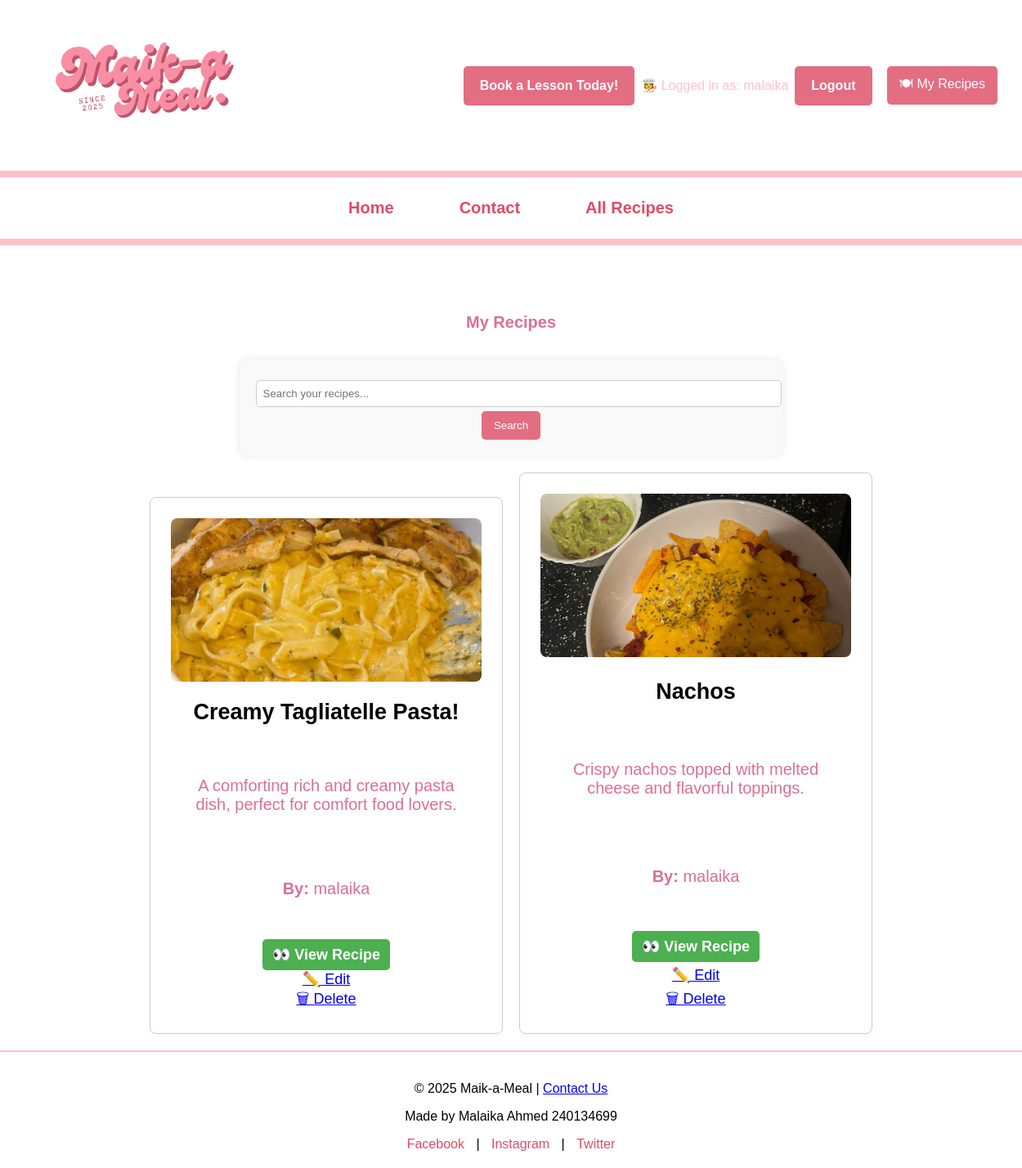
The app's page /user-recipes.php (signed in) with its own data.
### tables this page shows
CREATE TABLE `recipes` (
  `rid` int NOT NULL,
  `uid` int NOT NULL,
  `name` varchar(255) NOT NULL,
  `description` text,
  `type` varchar(50) DEFAULT NULL,
  `cookingtime` int DEFAULT NULL,
  `ingredients` text,
  `instructions` text,
  `image` varchar(255) DEFAULT NULL
);

CREATE TABLE `users` (
  `id` int NOT NULL,
  `username` varchar(100) NOT NULL,
  `email` varchar(255) DEFAULT NULL,
  `password` varchar(255) NOT NULL
);

### user-recipes.php (the view, shortened to what this page needs)
<?php
include 'connect.php';
$userId = $_SESSION['user_id'];
$search = $_GET['search'] ?? '';
if ($search) {
    $stmt = $pdo->prepare("
        SELECT recipes.*, users.username
        FROM recipes
        JOIN users ON recipes.uid = users.id
        WHERE recipes.uid = ?
          AND (
            recipes.name LIKE ? OR
            recipes.type LIKE ? OR
            recipes.ingredients LIKE ?
          )
    ");
    $stmt->execute([$userId, "%$search%", "%$search%", "%$search%"]);
} else {
    $stmt = $pdo->prepare("
        SELECT recipes.*, users.username
        FROM recipes
        JOIN users ON recipes.uid = users.id
        WHERE recipes.uid = ?
    ");
    $stmt->execute([$userId]);
}
?>
<!DOCTYPE html>
<html lang="en">
<head>
    <link rel="stylesheet" href="/design.css">
</head>
<body>
<header id="main-header" class="header">
    <div class="header-top">
        <div class="logo">
            <img src="/Maik--7.png" alt="M-a-M Logo">
        </div>
        <div class="top-right-space">
            <a href="/contact.php" class="book-button">Book a Lesson Today!</a>
            <?php if (isset($_SESSION['user_id'])): ?>
                <span style="color: pink;">🧑‍🍳 Logged in as: <?= htmlspecialchars($_SESSION['username']) ?></span>
                <a href="/logout.php" class="login-button">Logout</a>
                <a href="/user-recipes.php" class="nav-button">🍽 My Recipes</a>
            <?php else: ?>
                <a href="/login.php" class="login-button">Login</a>
                <a href="/register.php" class="register-button">Register</a>
            <?php endif; ?>
        </div>
    </div>
    <nav class="main-nav">
        <ul>
            <li><a href="/index.php">Home</a></li>
            <li><a href="/contact.php">Contact</a></li>
            <li><a href="/recipes.php">All Recipes</a></li>
        </ul>
    </nav>
</header>
<main id="recipes-page">
    <h1 style="text-align: center;">My Recipes</h1>
    <form method="GET" action="/user-recipes.php" class="search-form" style="text-align: center;">
        <input
            type="text"
            name="search"
            placeholder="Search your recipes..."
            value="<?= htmlspecialchars($search) ?>"
        >
        <button type="submit">Search</button>
    </form>
    <div class="recipe-container">
        <?php if ($stmt->rowCount() > 0): ?>
            <?php while ($row = $stmt->fetch()): ?>
                <div class="recipe-box">
                    <img
                      src="/images/<?= htmlspecialchars($row['image']) ?>"
                      alt="Image of <?= htmlspecialchars($row['name']) ?>"
                      onerror="this.src='/images/default.jpg';"
                    >
                    <h2 class="title"><?= htmlspecialchars($row['name']) ?></h2>
                    <p class="description"><?= htmlspecialchars($row['description']) ?></p>
                    <p class="owner-name">
                      <strong>By:</strong> <?= htmlspecialchars($row['username']) ?>
                    </p>
                    <a href="/recipe.php?id=<?= $row['rid'] ?>" class="view-button">👀 View Recipe</a>
                    <a href="/edit-recipe.php?id=<?= $row['rid'] ?>" class="edit-button">✏️ Edit</a>
                    <a
                      href="/delete-recipe.php?id=<?= $row['rid'] ?>"
                      class="delete-button"
                      onclick="return confirm('Are you sure you want to delete this recipe?');"
                    >🗑 Delete</a>
                </div>
            <?php endwhile; ?>
        <?php endif; ?>
    </div>
</main>
<footer>
    <p>&copy; 2025 Maik-a-Meal | <a href="mailto:240134699@aston.ac.uk">Contact Us</a></p>
    <p>Made by Malaika Ahmed 240134699</p>
    <div class="social-links">
        <a href="https://facebook.com" target="_blank">Facebook</a> |
        <a href="https://instagram.com" target="_blank">Instagram</a> |
        <a href="https://twitter.com" target="_blank">Twitter</a>
    </div>
</footer>
</body>
</html>

### design.css (style rules this page uses)
body, html { background-color: white; margin: 0; font-family: Arial, Helvetica, sans-serif; }
#main-header { background-color: white; border-bottom: 4px solid pink; position: fixed; top: 0; left: 0; width: 100%; z-index: 1000; }
.header-top { display: flex; justify-content: space-between; align-items: center; padding: 15px 30px; }
.logo img { height: 175px; }
.top-right-space { margin-left: auto; }
.book-button { background-color: rgb(227, 109, 129); color: white; padding: 15px 20px; text-decoration: none; font-weight: bold; border-radius: 5px; border: none; cursor: pointer; }
.main-nav { display: flex; justify-content: center; align-items: center; border-top: 8px solid pink; border-bottom: 4px solid pink; padding: 10px 0; width: 100%; }
.main-nav ul { list-style: none; display: flex; gap: 50px; padding: 0px; }
.main-nav li { display: inline; }
.main-nav a { text-decoration: none; font-size: 20px; font-weight: bold; color: rgb(224, 75, 100); padding: 10px 15px; }
body { padding-top: 150px; }
main h1, main p { font-size: 20px; color:palevioletred; text-align: center; padding: 20px; }
main { padding-top: 180px; }
form { width: 50%; margin: auto; background: #f9f9f9; padding: 20px; border-radius: 10px; box-shadow: 0px 0px 10px rgba(0, 0, 0, 0.1); }
input, select { width: 100%; padding: 8px; margin: 5px 0px; border: 1px solid #ccc; border-radius: 5px; }
button { background-color: rgb(227, 109, 129); color: white; padding: 10px 15px; border: none; border-radius: 5px; cursor: pointer; }
#recipes-page { padding-top: 200px; }
.recipe-box { width: 330px; border: 1px solid #ccc; padding: 20px; border-radius: 8px; text-align: center; background-color: white; box-shadow: 0px 4px 6px rgba(0, 0, 0, 0.1); transition: transform 0.3s; display: flex; flex-direction: column; align-items: center; justify-content: space-between; }
.recipe-box img { width: 100%; height: 200px; max-height: 200px; min-height: 200px; object-fit: cover; display: block; border-radius: 8px; }
.recipe-box:first-child { margin-top: 30px; }
main { display: flex; justify-content: center; align-items: center; flex-direction: column; width: 100%; }
.recipe-container { display: flex; justify-content: center; gap: 20px; flex-wrap: wrap; max-width: 1200px; width: 100%; margin: 0 auto; padding: 20px; }
.recipe-box { width: 380px; border: 1px solid #ccc; padding: 25px; border-radius: 8px; text-align: center; background-color: white; box-shadow: 0px 4px 6px rgba(255,182, 193, 0.1); font-size: 18px; }
.recipe-box img { width: 100%; height: 200px; min-height: 200px; max-height: 200px; object-fit: cover; display: block; border-radius: 8px; }
footer { text-align: center; padding: 20px; background: white; border-top: 2px solid pink; }
.social-links a { color: rgb(224, 75, 100); text-decoration: none; margin: 0 10px; }
.login-button { background-color: rgb(227, 109, 129); color: white; padding: 15px 20px; text-decoration: none; font-weight: bold; border-radius: 5px; border: none; cursor: pointer; }
.view-button { display: inline-block; margin-top: 10px; padding: 8px 12px; background-color: #4CAF50; color: white; text-decoration: none; border-radius: 5px; font-weight: bold; }
.nav-button { background-color: #e36d81; color: white; padding: 10px 15px; margin-left: 10px; border-radius: 5px; text-decoration: none; }
.header-top { display: flex; flex-wrap: wrap; align-items: center; justify-content: space-between; gap: 0.5rem; }
.top-right-space { display: flex; flex-wrap: wrap; align-items: center; justify-content: flex-end; gap: 0.5rem; }

### records on screen
recipes: image (picture), name "Creamy Tagliatelle Pasta!", description "A comforting rich and creamy pasta dish, perfect for comfort food lovers.", uid.username "malaika"
recipes: image (picture), name "Nachos", description "Crispy nachos topped with melted cheese and flavorful toppings.", uid.username "malaika"

### other values on screen
$_SESSION['username'] "malaika"
